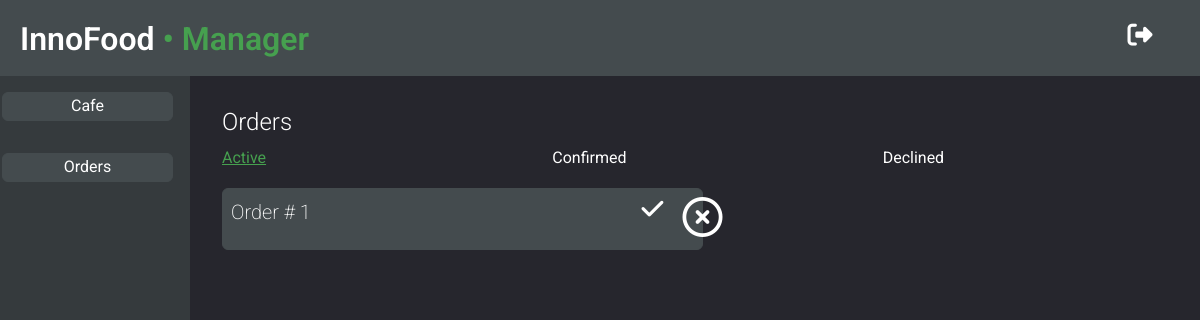
The app's page /manager/orders/ (signed in), older data.
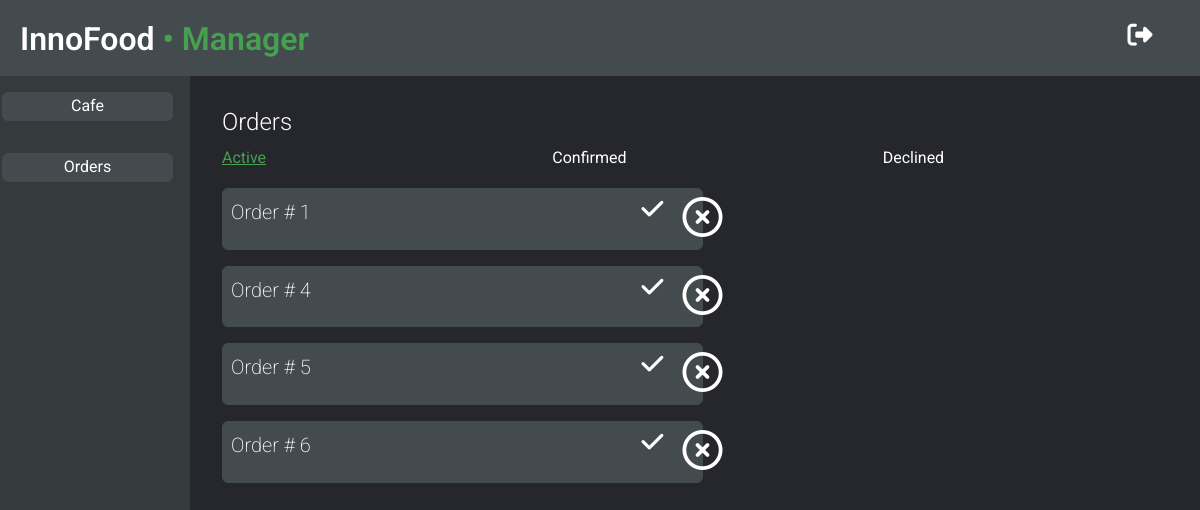
The same page, newer data.
### core/models.py (models this page shows, shortened)
class Order(models.Model):
    destination = models.CharField(max_length=400)
    cafe = models.ForeignKey(Cafe, on_delete=models.CASCADE)
    customer = models.ForeignKey(settings.AUTH_USER_MODEL, on_delete=models.CASCADE)
    confirmed = models.BooleanField(default=False)
    visible = models.BooleanField(default=True)

### core/views.py (the view)
# urls.py: path('manager/orders/', views.ManagerOrders.as_view(), name='manager_orders'),
class ManagerOrders(ListView):
    model = Order
    template_name = 'core/managerActiveOrders.html'
    def get_queryset(self):
        cafe_id = Cafe.objects.get(manager=self.request.user)
        qs = Order.objects.filter(visible=True).filter(confirmed=False).filter(cafe=cafe_id)
        return qs

### core/templates/core/managerActiveOrders.html
{% extends 'core/manager_base.html' %}
{% block main %}
<h4>Orders</h4>
<div class="row managerMain__menu">
    <div class="col-4 managerMain__menu_active">Active</div>
    <div class="col-4"><a href="/manager/confirmed/">Confirmed</a></div>
    <div class="col-4"><a href="/manager/declined/">Declined</a></div>
</div>
{% for order in object_list %}
    <div class="manager__order">
        <div class="row justify-content-between">
            <div class="col-10">
                <p>Order # {{order.id}}</p>
            </div>
            <div class="col-1">
                <a href="/manager/switch_order/{{order.id}}/2"><i class="fas fa-check"></i></a>
            </div>
            <div class="col-1">
                <a href="/manager/switch_order/{{order.id}}/0"><i class="far fa-times-circle"></i></a>
            </div>
        </div>
    </div>
{% endfor %}
{% endblock %}

Row changes from the older to the newer data that the page shows:
added Order: id "4"
added Order: id "5"
added Order: id "6"
